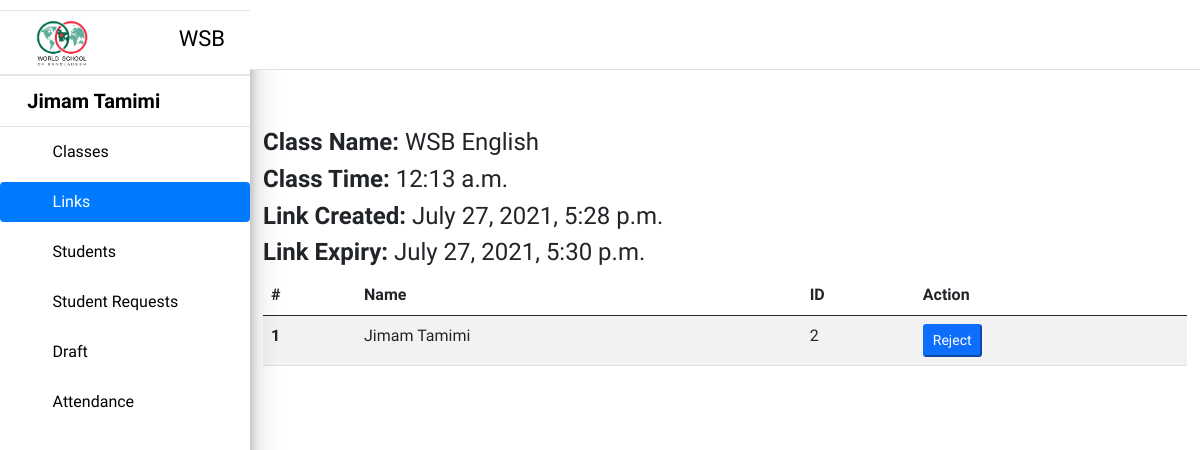
Screenshot of /dashboard/links/3/ (signed in) with the database file from the repository.
### dashboard/models.py (models this page shows, shortened)
class Link(models.Model):
    class_name = models.ForeignKey(Class, on_delete=models.CASCADE, verbose_name="Class")
    token = models.CharField("Key", max_length=1024,  unique=True, blank=True)
    code = models.IntegerField("Code", unique=True, blank=True)
    timestamp = models.DateTimeField("Link Creation Time", auto_now_add=True)
    expiry = models.DateTimeField("Expiry Date Time", blank=False, null=False)

class Class(models.Model):
    name = models.CharField("Class Name", max_length=100, blank=False)
    time = models.TimeField("Class Time", blank=False)
    students = models.ManyToManyField(Student, blank=True, verbose_name="Students In This Class")
    timeStamp = models.DateTimeField(auto_now_add=True, blank=True)

class Attendance(models.Model):
    student = models.ForeignKey(Student, verbose_name="Students", blank=False, on_delete=models.CASCADE)
    attendance_date = models.DateField("Attendance Date", auto_now_add=True)
    attendance_time = models.TimeField("Attendance Time", auto_now_add=True)
    link = models.ForeignKey(Link, on_delete=models.SET_DEFAULT, default='Deleted', blank=False, null=False)

class Student(models.Model):
    student = models.ForeignKey(MyUser, on_delete=models.CASCADE)
    timeStamp = models.DateTimeField(auto_now_add=True, blank=True)

### home/models.py (models this page shows, shortened)
class MyUser(AbstractBaseUser, PermissionsMixin):
    email = models.EmailField(max_length=90, blank=False, unique=True)
    timeStamp=models.DateTimeField(auto_now_add=True, blank=True)
    first_name = models.CharField("First Name", max_length=10, blank=False)
    last_name = models.CharField("Last Name", max_length=10, blank=False)
    age = models.PositiveIntegerField("Age", blank=False)
    number = models.CharField("Phone Number", max_length=30, blank=False)
    addtional_number = models.CharField("Addtional Phone Number", max_length=30, blank=False)
    in_draft = models.BooleanField(default=False)
    is_student = models.BooleanField(default=False)
    is_active = models.BooleanField(default=True)
    is_superuser = models.BooleanField(default=False)
    is_staff = models.BooleanField(default=False)
    objects = CustomUserManager()
    USERNAME_FIELD = 'email'

### dashboard/views.py (the view, shortened to what this page needs)
# urls.py: path('links/<int:id>/', views.singleLink),
@staff_member_required
def singleLink(request,  id=None):
    if(request.method == 'GET'):
        links = Link.objects.filter(id=id)
        context = {}
        if(len(links) != 0):
            link = links.first()
            attendance = Attendance.objects.filter(link=link).order_by('-id')
            context = {
                'link': link,
                'attendance': attendance,
            }
        else:
            return HttpResponseNotFound()
        return render(request, 'dashboard/link.html', context)

### home/context_processors.py (called while the page is built, shortened)
def animations(request):
    return {
        'animation_class': choice(animation_classes)
    }

def baseUrl(request):
    return {
        'BASE_URL': settings.BASE_URL
    }

def roll(request):
    if(request.user.is_authenticated):
        if(not request.user.is_student and request.user.is_staff == False):
            return {
                'is_student': False,
                'is_staff': False,
            }
        if(request.user.is_student):
            return {
                'is_student': True,
                'is_staff': False,
            }
        if(request.user.is_staff):
            return {
                'is_staff': True,
                'is_student': False,
            }
    else:
        return {
            'is_staff': False,
            'is_student': False,
        }

### templates/dashboard/link.html (shortened to what this page needs)
{% extends 'dashboard-base.html' %}
{% block links %}dashboard-active{% endblock links%}
{% block content %}
<div class="class-details">
    <h4><b>Class Name: </b> {{link.class_name.name}}</h4>
    <h4><b>Class Time: </b> {{link.class_name.time}}</h4>
    <h4><b>Link Created: </b> {{link.timestamp}}</h4>
    <h4><b>Link Expiry: </b> {{link.expiry}}</h4>
</div>
<table class="table table-striped table-hover">
    <thead>
      <tr>
        <th scope="col">#</th>
        <th scope="col">Name</th>
        <th scope="col">ID</th>
        <th scope="col">Action</th>
      </tr>
    </thead>
    <tbody>
    {% load poll_extras  %}
        {% for attend in attendance %}
            <tr   style="cursor: pointer;">
                <th scope="row">{{forloop.counter}}</th>
                <td>{{attend.student.student.first_name|capfirst}} {{attend.student.student.last_name|capfirst}}</td>
                <td>{{attend.student.student.id}}</td>
                <td>
                <form action="/dashboard/attendance/{{attend.id }}/" method="post">
                    <button class="btn, btn-sm btn-primary" >Reject</button>
                </form>
                </td>
        {% endfor %}
    </tbody>
  </table>
{% endblock content %}

### static/dashboard/css/dashboard.css (style rules this page uses)
* { margin: 0; padding: 0; box-sizing: border-box; font-family: "Source Sans Pro", -apple-system, BlinkMacSystemFont, "Segoe UI", Roboto, "Helvetica Neue", Arial, sans-serif, "Apple Color Emoji", "Segoe UI Emoji", "Segoe UI Symbol"; }
html { overflow-x: hidden; }

### rows the page displays
Link: class_name.name "WSB English", class_name.time "12:13 a.m.", timestamp "July 27, 2021, 5:28 p.m.", expiry "July 27, 2021, 5:30 p.m."
Attendance: student.student.first_name "Jimam", student.student.last_name "Tamimi", student.student.id "2"
